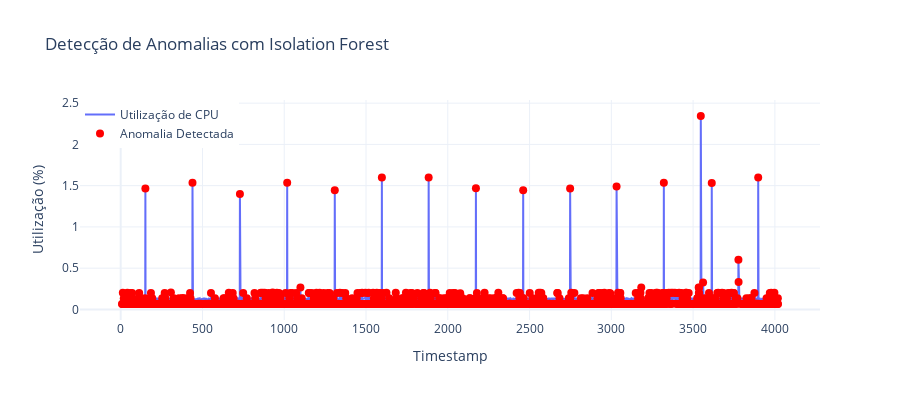

The notebook cell this image was saved under:
### Code cell
# Série principal
trace_main = go.Scatter(x=df.index, y=df["value"], mode="lines", name="Utilização de CPU")

# Pontos de anomalia
anomalies = df[df["anomaly"] == -1]
trace_anomalies = go.Scatter(
    x=anomalies.index,
    y=anomalies["value"],
    mode="markers",
    name="Anomalia Detectada",
    marker=dict(color="red", size=8),
)

fig = go.Figure(data=[trace_main, trace_anomalies])

fig.update_layout(
    title="Detecção de Anomalias com Isolation Forest",
    xaxis_title="Timestamp",
    yaxis_title="Utilização (%)",
    template="plotly_white",
    width=900,
    height=400,
    legend=dict(x=0, y=1),
)

fig.show()

print(f"Número de anomalias detectadas: {len(anomalies)}")

### Figure 1 — Plotly figure (JSON) as saved in the notebook; plotly's stock layout.template omitted (floating-point values rounded to 4 significant figures; data arrays with more than 128 entries replaced by an {"elided": "..."} marker saying what was removed)
{"data": [{"mode": "lines", "name": "Utilização de CPU", "type": "scatter", "x": {"elided": "4032 int values"}, "y": {"elided": "4032 float values"}}, {"marker": {"color": "red", "size": 8}, "mode": "markers", "name": "Anomalia Detectada", "type": "scatter", "x": {"elided": "1211 int values"}, "y": {"elided": "1211 float values"}}], "layout": {"height": 400, "legend": {"x": 0, "y": 1}, "title": {"text": "Detecção de Anomalias com Isolation Forest"}, "width": 900, "xaxis": {"title": {"text": "Timestamp"}}, "yaxis": {"title": {"text": "Utilização (%)"}}}}
